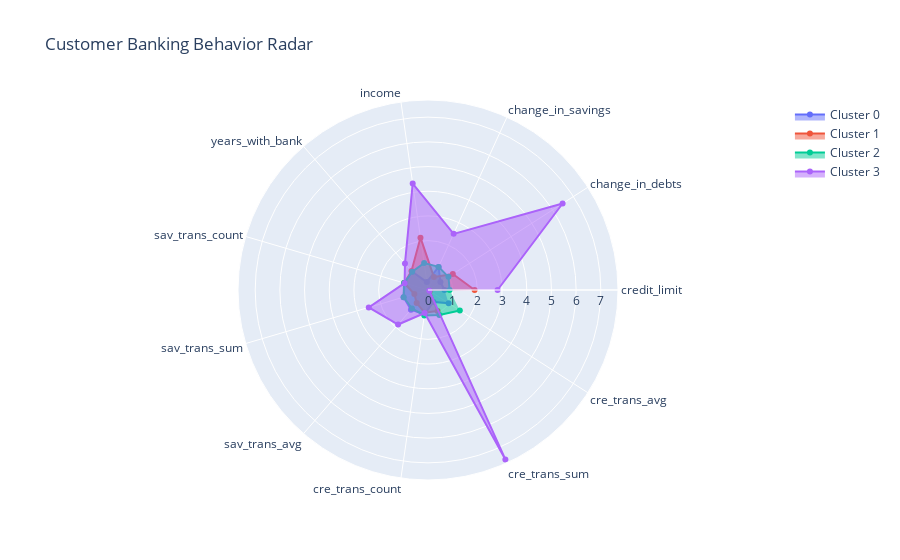

Here is the notebook cell this chart was saved with:
### Code cell
import plotly.graph_objects as go


fig = go.Figure()

for i in df_radar.index:
  fig.add_trace(
                go.Scatterpolar(
                                r=df_radar.loc[i].values,
                                theta=df_radar.columns,
                                fill='toself',
                                name=f'Cluster {i} ',
                                )
                )
fig.update_layout(
    polar=dict(
        radialaxis=dict(
          visible=True,
        ),
      ),
    showlegend=True,
    title="Customer Banking Behavior Radar"
)

fig.show()

### Figure 1 — Plotly figure (JSON) as saved in the notebook; plotly's stock layout.template omitted (floating-point values rounded to 4 significant figures)
{"data": [{"fill": "toself", "name": "Cluster 0 ", "r": [0.6694, 0.5978, 1.03, 0.3262, 0.9809, 0.9914, 1.03, 1.055, 0.9987, 0.5303, 0.9938], "theta": ["credit_limit", "change_in_debts", "change_in_savings", "income", "years_with_bank", "sav_trans_count", "sav_trans_sum", "sav_trans_avg", "cre_trans_count", "cre_trans_sum", "cre_trans_avg"], "type": "scatterpolar"}, {"fill": "toself", "name": "Cluster 1 ", "r": [1.889, 1.196, 0.5758, 2.142, 1.021, 1.005, 0.5762, 0.701, 0.9271, 0.9338, 0.08303], "theta": ["credit_limit", "change_in_debts", "change_in_savings", "income", "years_with_bank", "sav_trans_count", "sav_trans_sum", "sav_trans_avg", "cre_trans_count", "cre_trans_sum", "cre_trans_avg"], "type": "scatterpolar"}, {"fill": "toself", "name": "Cluster 2 ", "r": [0.876, 0.9853, 1.03, 1.1, 0.9791, 1.011, 1.029, 0.9913, 1.042, 1.112, 1.533], "theta": ["credit_limit", "change_in_debts", "change_in_savings", "income", "years_with_bank", "sav_trans_count", "sav_trans_sum", "sav_trans_avg", "cre_trans_count", "cre_trans_sum", "cre_trans_avg"], "type": "scatterpolar"}, {"fill": "toself", "name": "Cluster 3 ", "r": [2.818, 6.481, 2.5, 4.355, 1.424, 0.9877, 2.501, 1.85, 0.9447, 7.544, 0.0651], "theta": ["credit_limit", "change_in_debts", "change_in_savings", "income", "years_with_bank", "sav_trans_count", "sav_trans_sum", "sav_trans_avg", "cre_trans_count", "cre_trans_sum", "cre_trans_avg"], "type": "scatterpolar"}], "layout": {"polar": {"radialaxis": {"visible": true}}, "showlegend": true, "title": {"text": "Customer Banking Behavior Radar"}}}
